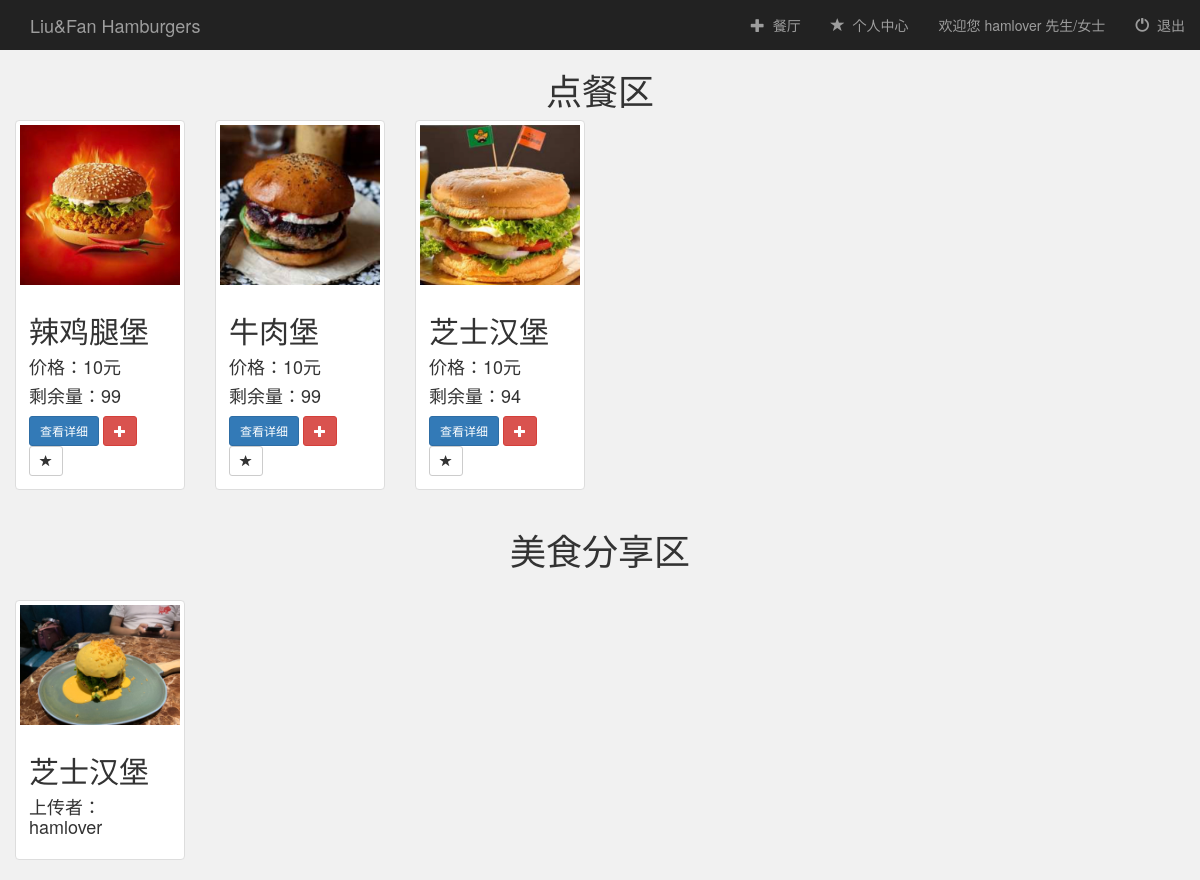
Screenshot of /booksystem/buy/ (signed in) with the database file from the repository.
### booksystem/models.py (models this page shows)
class Store(models.Model):
    food = models.CharField(max_length=100, null=True)
    logo = models.FileField(default=0)
    price = models.IntegerField(null=True)
    quantity = models.IntegerField(null=True)

class Create(models.Model):
    user = models.ForeignKey(User, default=1) # 有了这个字段之后，默认的后台添加失效，必须要自定义Form，除去这个字段
    create_food = models.CharField(max_length=100, null=True)
    create_logo = models.FileField(default=0)

### booksystem/views.py (the view)
# urls.py: url(r'^buy/store/(?P<store_id>[0-9]+)/$', views.book, name='book'),
def buy(request):
    if not request.user.is_authenticated():
        return render(request, 'booksystem/login.html')
    else:
        store_result = Store.objects.all()
        create_result = Create.objects.all()
        return render(request, 'booksystem/buy.html', {
            'username': request.user.username,
            'store_result': store_result,
            'create_result': create_result})

### booksystem/templates/booksystem/buy.html (shortened to what this page needs)
{% extends 'booksystem/base.html' %}
{% block login_display %}
    <a href="#">欢迎您 {{ username }} 先生/女士</a>
{% endblock %}
{% block content %}
    <div class="store_result-container container-fluid">
        <div class="row">
            <div class="col-sm-12">
                <center><h1>点餐区</h1></center>
            </div>
            {% for store in store_result %}
                <div class="col-sm-4 col-lg-2">
                    <div class="thumbnail">
                        <a href="{% url 'booksystem:detail' store.id %}">
                            <img src="{{ store.logo.url }}" class="img-responsive">
                        </a>
                        <div class="caption">
                            <h2>{{ store.food }}</h2>
                            <h4>价格：{{ store.price }}元</h4>
                            <h4>剩余量：{{ store.quantity }}</h4>
                            <a href="{% url 'booksystem:detail' store.id %}" class="btn btn-primary btn-sm" role="button">查看详细</a>
                            <button type="submit" class="btn btn-sm btn-danger" onclick="book({{ store.id }})">
                                    <span class="glyphicon glyphicon-plus"></span>
                            </button>
                            <a href="{% url 'booksystem:detail' store.id %}" class="btn btn-default btn-sm btn-favorite" role="button">
                                <span class="glyphicon glyphicon-star{% if like.is_favourite %}active{% endif %}"></span>
                            </a>
                        </div>
                    </div>
                </div>
            {% endfor %}
        </div>
    </div>
    <div class="col-sm-12">
        <center><h1>美食分享区</h1></center>
    </div>
    <div class="store_result-container container-fluid">
        <div class="row">
            <div class="col-sm-12">
            </div>
            {% for create in create_result %}
                <div class="col-sm-4 col-lg-2">
                    <div class="thumbnail">
                            <img src="{{ create.create_logo.url }}" class="img-responsive">
                        <div class="caption">
                            <h2>{{ create.create_food }}</h2>
                            <h4>上传者：{{ create.user }}</h4>
                        </div>
                    </div>
                </div>
            {% endfor %}
        </div>
    </div>
{% endblock %}

### rows the page displays
Store: logo (picture), food "辣鸡腿堡", price "10", quantity "99"
Store: logo (picture), food "牛肉堡", price "10", quantity "99"
Store: logo (picture), food "芝士汉堡", price "10", quantity "94"
Create: create_logo (picture), create_food "芝士汉堡", user "hamlover"

### other values shown
{{ username }} "hamlover"
